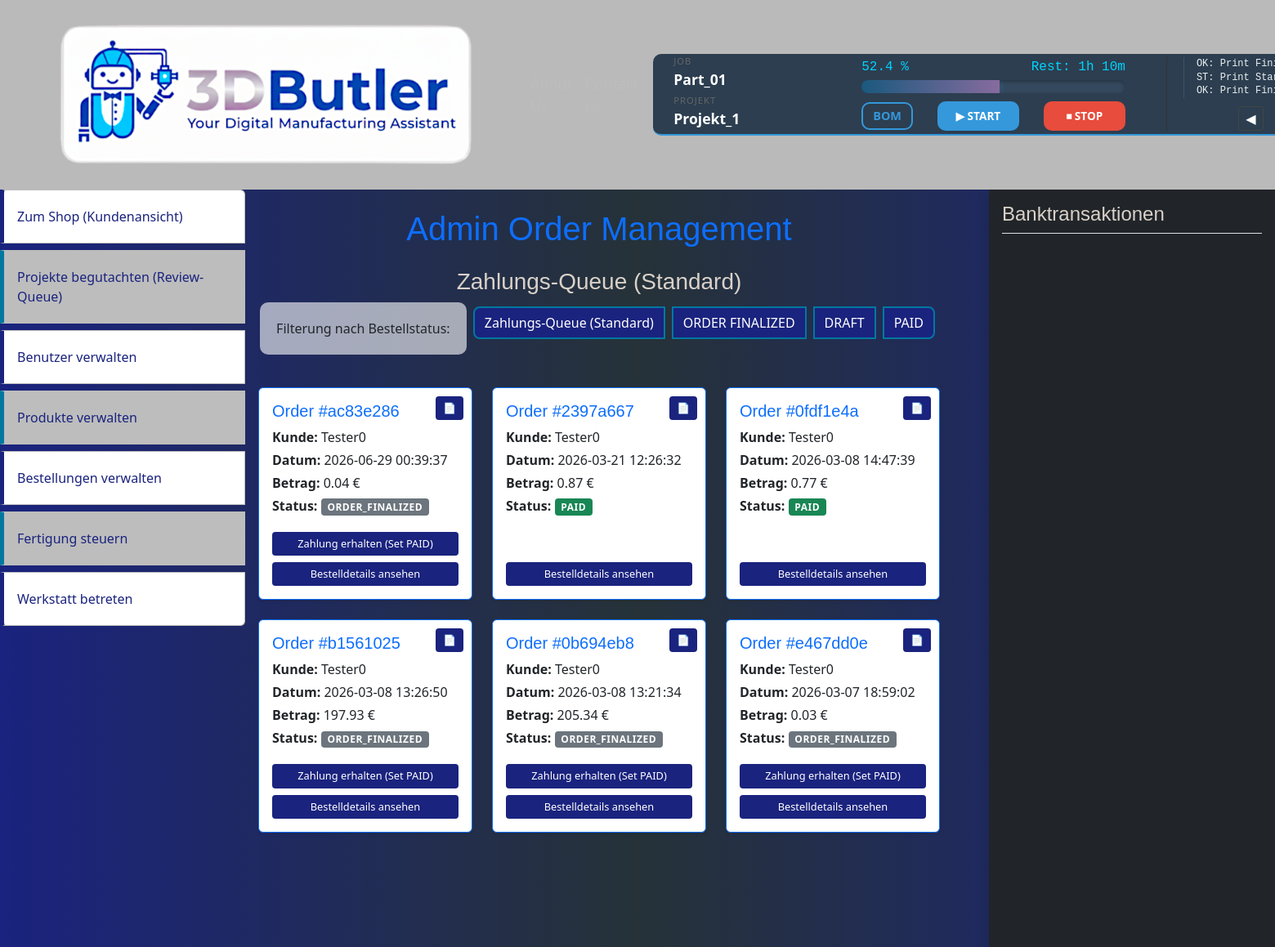
The page /admin/manage_orders (signed in) on the database its author committed.
### tables this page shows
CREATE TABLE "Orders" (
    "OrderID"           TEXT NOT NULL PRIMARY KEY,
    "UserID"            TEXT NOT NULL,
    "AddressID"         TEXT,
    "PaymentID"         TEXT,
    "SourceProjectID"   TEXT,
    
    "OrderStatus"       TEXT NOT NULL DEFAULT 'ORDER_CREATED', 
    "OrderDate"         TEXT NOT NULL,
    "OrderAmount"        INTEGER NOT NULL, 
    
    "PaymentStatus"     TEXT NOT NULL DEFAULT 'PENDING_PAYMENT', 
    "TransactionID"     TEXT, 
    "PaymentMethod"     TEXT,  
    "IsArchived"        INTEGER NOT NULL DEFAULT 0,

    FOREIGN KEY ("UserID") REFERENCES "Users" ("UserID"),
    FOREIGN KEY ("AddressID") REFERENCES "Addresses" ("AddressID"),
    FOREIGN KEY ("PaymentID") REFERENCES "Payments" ("PaymentID"),
    FOREIGN KEY ("SourceProjectID") REFERENCES "Projects" ("ProjectID")
);

CREATE TABLE "Users" (
        "UserID" TEXT PRIMARY KEY,
        "FirstName" TEXT NOT NULL,
        "LastName" TEXT NOT NULL,
        "Email" TEXT NOT NULL UNIQUE,
        "Phone" TEXT,
        "Gender" INTEGER,
        "Username" TEXT NOT NULL UNIQUE,
        "IsAdmin" INTEGER NOT NULL,
        "IsActive" INTEGER NOT NULL
    );

### website/admin_views.py (the view, shortened to what this page needs)
@admin_bp.route('/manage_orders', methods=['GET', 'POST'])
@check_admin
def manage_orders():
    filter_status = request.args.get('status')
    all_orders = order_manager.get_all_orders_for_admin()
    if filter_status:
        orders = [o for o in all_orders if o['Status'] == filter_status]
        title = f"Bestellungen: {filter_status.replace('_', ' ')}"
    else:
        default_statuses = ['ORDER_FINALIZED','DRAFT','PAID']
        orders = [o for o in all_orders if o['Status'] in default_statuses]
        title = "Zahlungs-Queue (Standard)"
    all_available_statuses = order_manager.get_all_unique_statuses()
    return render_template(
        'admin/admin_order_manager.html',
        orders=orders,
        title=title,
        current_filter=filter_status,
        available_statuses=all_available_statuses
    )

### website/order_manager.py (called while the page is built)
    def get_all_orders_for_admin(self):
        query = """
                SELECT o.*, u.Username, o.OrderStatus as Status
                FROM Orders o
                JOIN Users u ON o.UserID = u.UserID
                WHERE o.IsArchived = 0 OR o.IsArchived IS NULL
                ORDER BY o.OrderDate DESC
            """
        return self._execute_query(query, fetch=True)

    def get_all_unique_statuses(self):
        query = "SELECT DISTINCT OrderStatus FROM Orders"
        rows = self._execute_query(query, fetch=True)
        return [row['OrderStatus'] for row in rows] if rows else []

### website/user.py (called while the page is built)
def check_admin(f):
    @wraps(f)
    def decorated_function(*args, **kwargs):
        user_id = session.get('user_id')
        user = current_app.user_manager.find_user_by_id(user_id)
        if not user or not (user.get('IsAdmin') == 1 and user.get('IsActive') == 1):
            flash("Admin-Rechte erforderlich!", "danger")
            return redirect(url_for('views.home'))
        return f(*args, **kwargs)
    return decorated_function

### website/user_manager.py (called while the page is built)
    def find_user_by_id(self, user_id):
        query = "SELECT IsActive, IsAdmin FROM Users WHERE UserID = ?"
        result = self._execute_query(query, (user_id,), fetch=True)
        if result:
            return {'IsActive': result[0][0], 'IsAdmin': result[0][1]}
        return None

### website/templates/admin/admin_order_manager.html (shortened to what this page needs)
{% extends 'admin/admin_base.html' %}
{% block body %}
<div class="admin-layout-container">
    <div class="admin-main-content">
        <h1 class="mb-4 text-primary text-center">Admin Order Management</h1>
        <div class="row mb-4">
            <div class="col-12 text-center">
                <h3>{{ title }}</h3>
                <p class="site-description">Filterung nach Bestellstatus:</p>
                <div class="btn-group mb-3 flex-wrap" role="group">
                    <a href="{{ url_for('admin_views.manage_orders') }}"
                       class="btn {% if not current_filter %}btn-primary{% else %}btn-outline-primary{% endif %} m-1">
                        Zahlungs-Queue (Standard)
                    </a>
                    {% for status in available_statuses %}
                        {% set button_class = 'btn-success' if status == current_filter else 'btn-outline-success' %}
                        <a href="{{ url_for('admin_views.manage_orders', status=status) }}"
                           class="btn {{ button_class }} m-1">
                            {{ status | replace('_', ' ') }}
                        </a>
                    {% endfor %}
                </div>
            </div>
        </div>
        <div class="container-fluid">
            <div class="row">
                <div class="col-12">
                {% if orders %}
                    <div class="row">
                    {% for order in orders %}
                        <div class="col-12 col-md-6 col-lg-4 mb-4">
                            <div class="card shadow-sm h-100 border-primary position-relative">
                                <button class="btn btn-sm btn-outline-secondary archive-btn"
                                        data-order-id="{{ order.OrderID }}"
                                        title="Archivieren"
                                        style="position: absolute; top: 10px; right: 10px; z-index: 10;">
                                    &#128196;
                                </button>
                                <div class="card-body d-flex flex-column text-start">
                                    <h5 class="card-title text-primary">Order #{{ order.OrderID[-8:] }}</h5>
                                    <p class="card-text mb-1">
                                        <strong>Kunde:</strong> {{ order.Username or order.UserID }}
                                    </p>
                                    <p class="card-text mb-1">
                                        <strong>Datum:</strong> {{ order.OrderDate }}
                                    </p>
                                    <p class="card-text mb-1">
                                        <strong>Betrag:</strong> {{ (order.OrderAmount / 100) | round(2) }} €
                                    </p>
                                    <p class="card-text mb-1">
                                        <strong>Status:</strong>
                                        <span class="badge {% if order.Status == 'PAID' %}bg-success{% elif order.Status == 'PENDING_PAYMENT' %}bg-warning{% else %}bg-secondary{% endif %}">
                                            {{ order.Status }}
                                        </span>
                                    </p>
                                    <div class="mt-auto pt-3 d-grid gap-2">
                                        <form action="{{ url_for('admin_views.manage_orders') }}" method="POST" class="d-grid gap-2 m-0">
                                            {% if order.Status == 'ORDER_FINALIZED' %}
                                                <button type="submit" name="new_status" value="PAID" class="btn btn-sm btn-success">
                                                    Zahlung erhalten (Set PAID)
                                                </button>
                                            {% endif %}
                                            <a href="{{ url_for('admin_views.order_details', order_id=order.OrderID) }}"
                                               class="btn btn-sm btn-outline-info">
                                                Bestelldetails ansehen
                                            </a>
                                        </form>
                                    </div>
                                </div>
                            </div>
                        </div>
                    {% endfor %}
                    </div>
                {% else %}
                    <h3 class="text-center text-muted text-white-50 py-5">Keine Bestellungen in dieser Ansicht gefunden.</h3>
                {% endif %}
                </div>
            </div>
        </div>
    </div>
    <div id="transaction-sidebar" class="text-white shadow">
        <h4 class="border-bottom pb-2 mb-3">Banktransaktionen</h4>
        <div id="transaction-list">
            </div>
    </div>
</div>
{% endblock %}

### website/static/css/style.css (style rules this page uses)
body { position: relative; overflow-x: hidden; }
body::before { content: ""; position: fixed; top: 0; left: -150%; width: 100%; height: 100%; background: linear-gradient( 120deg, transparent, rgba(128, 216, 255, 0.04) 40%, rgba(255, 255, 255, 0.08) 50%, rgba(128, 216, 255, 0.04) 60%, transparent ); z-index: -1; transform: skewX(-25deg); animation: global-shimmer 12s cubic-bezier(0.4, 0, 0.6, 1) infinite; pointer-events: none; }
h1 { font-family: Verdana, Geneva, Tahoma, sans-serif; color: rgb(217, 209, 201); }
h3 { font-family: Verdana, Geneva, Tahoma, sans-serif; color: rgb(217, 209, 201); }
h4 { font-family: Verdana, Geneva, Tahoma, sans-serif; color: rgb(217, 209, 201); }
h5 { font-family: Verdana, Geneva, Tahoma, sans-serif; color: rgb(217, 209, 201); }
.btn { background: #1A237E; border: 2px solid #0078a0; border-radius: 8px; color: #fff; }
.site-description { background-color: rgba(255, 255, 255, 0.6); padding: 20px; border-radius: 10px; display: inline-block; text-align: center; }
.badge { letter-spacing: 0.5px; font-weight: 600; border-radius: 4px; }
.btn-sm { padding: 4px 8px; font-size: 0.8rem; border-radius: 4px; border: 1px solid transparent; cursor: pointer; }
.admin-layout-container { display: flex; width: 100vw; height: calc(100vh - 140px); overflow: hidden; align-items: stretch; }
.admin-main-content { flex: 1; height: 100%; overflow-y: auto; padding-top: 1.5rem; padding-bottom: 1.5rem; padding-left: 280px; padding-right: 1.5rem; }
.admin-main-content .row { margin-left: 0; margin-right: 0; }
#transaction-sidebar { width: 350px; min-width: 350px; height: 100%; background-color: #212529; padding: 1rem; display: flex; flex-direction: column; }
#transaction-list { flex: 1; overflow-y: auto; padding-right: 5px; }

### rows shown on the page
Orders: OrderID "ac83e286", Username "Tester0", OrderDate "2026-06-29 00:39:37", (order.OrderAmount/100)|round(2) "0.04", Status "ORDER_FINALIZED", shows "Zahlung erhalten (Set PAID)"
Orders: OrderID "2397a667", Username "Tester0", OrderDate "2026-03-21 12:26:32", (order.OrderAmount/100)|round(2) "0.87", Status "PAID"
Orders: OrderID "0fdf1e4a", Username "Tester0", OrderDate "2026-03-08 14:47:39", (order.OrderAmount/100)|round(2) "0.77", Status "PAID"
Orders: OrderID "b1561025", Username "Tester0", OrderDate "2026-03-08 13:26:50", (order.OrderAmount/100)|round(2) "197.93", Status "ORDER_FINALIZED", shows "Zahlung erhalten (Set PAID)"
Orders: OrderID "0b694eb8", Username "Tester0", OrderDate "2026-03-08 13:21:34", (order.OrderAmount/100)|round(2) "205.34", Status "ORDER_FINALIZED", shows "Zahlung erhalten (Set PAID)"
Orders: OrderID "e467dd0e", Username "Tester0", OrderDate "2026-03-07 18:59:02", (order.OrderAmount/100)|round(2) "0.03", Status "ORDER_FINALIZED", shows "Zahlung erhalten (Set PAID)"

### other values the page prints
{{ title }} "Zahlungs-Queue (Standard)"
{{ status | replace('_', ' ') }} "ORDER FINALIZED" "DRAFT" "PAID"
